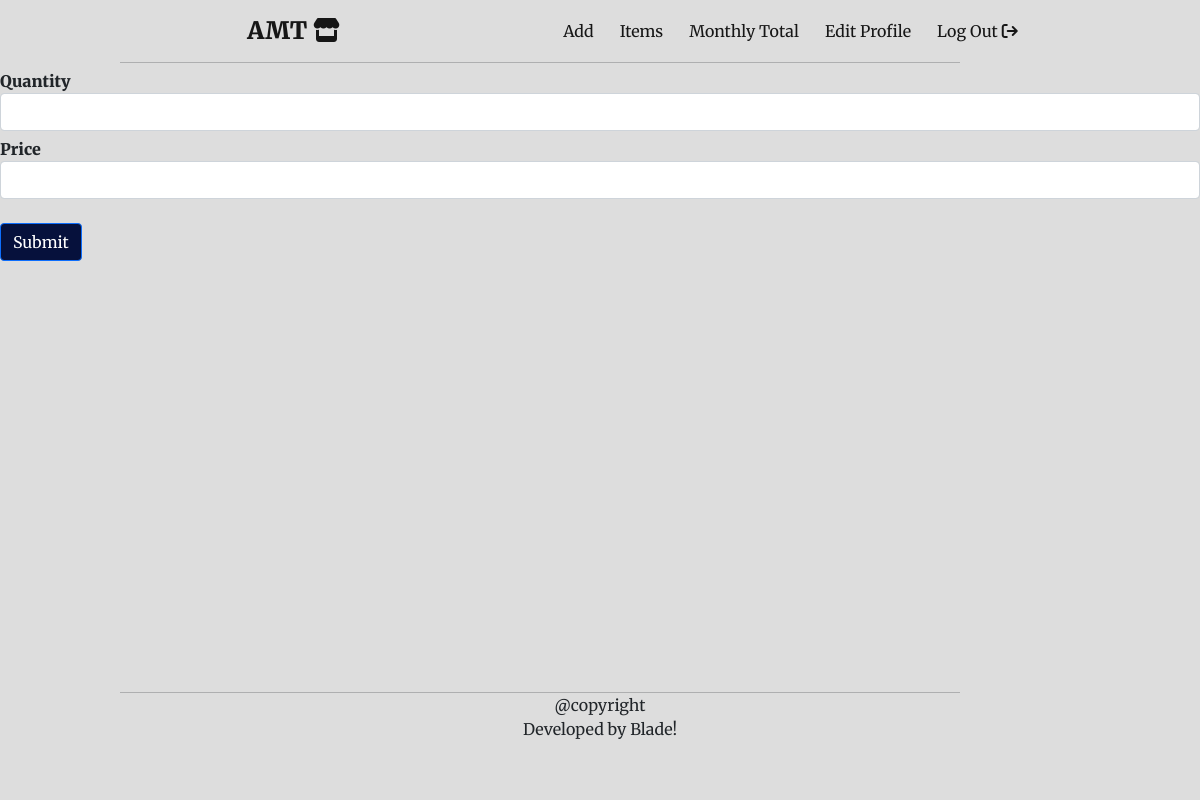
The page /sale/1 (signed in) on the database as committed earlier.
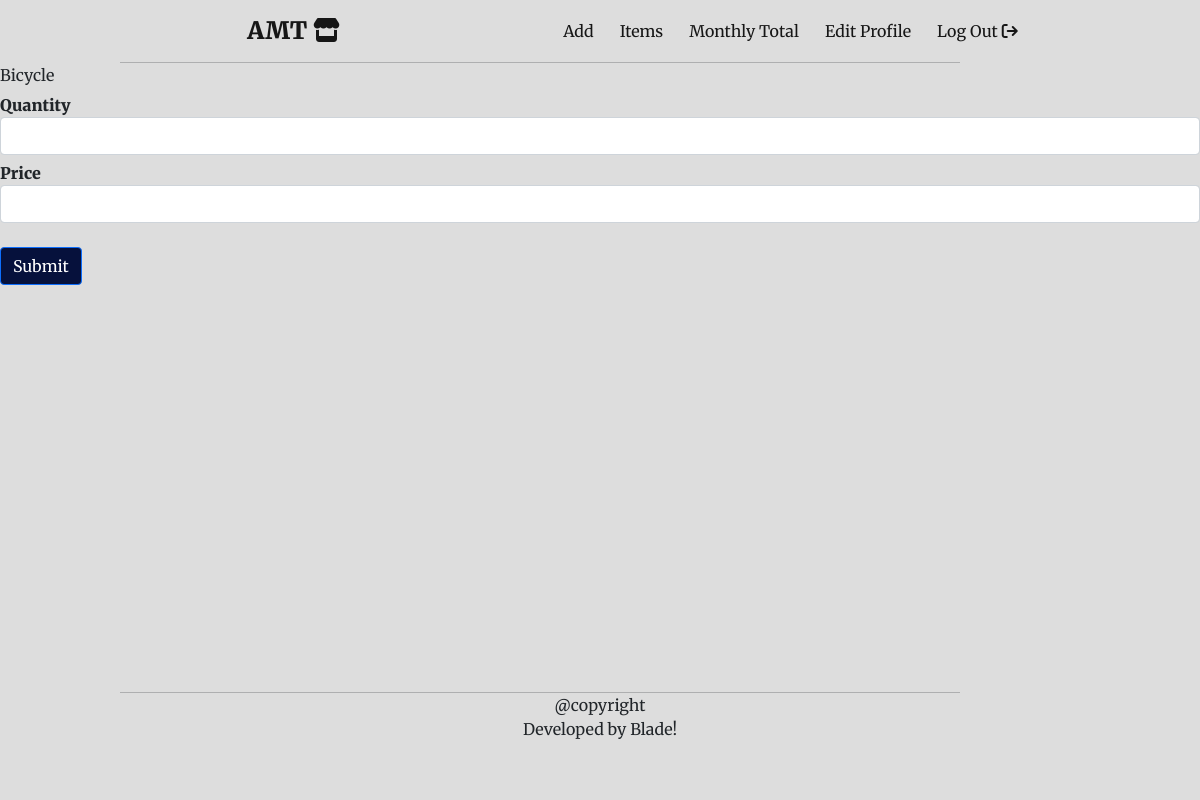
The same page on the database as committed later.
### main.py (models this page shows)
class Items(db.Model):
    id = db.Column(db.Integer, primary_key=True)
    name = db.Column(db.String(100), nullable=False, unique=True)
    price = db.Column(db.Float, nullable=False)
    quantity = db.Column(db.Float, nullable=False)

### main.py (the view, shortened to what this page needs)
@app.route('/sale/<int:item_id>', methods=['GET', 'POST'])
@admin_only
def sale(item_id):
    form = SaleItem()
    item_to_update = Items.query.get(item_id)
    if request.method == 'GET':
        return render_template('sale.html', form=form, item=item_to_update)

### forms.py
class SaleItem(FlaskForm):
    quantity = StringField('Quantity', validators=[DataRequired()])
    price = StringField('Price', validators=[DataRequired()])
    submit = SubmitField('Submit')

### main.py (called while the page is built)
@login_manager.user_loader
def load_user(user):
    return User.query.get(int(user))

def admin_only(f):
    @wraps(f)
    def decorated_function(*args, **kwargs):
        if not current_user.is_anonymous:
            if current_user.id != 1:
                return abort(403)
            return f(*args, **kwargs)
        return abort(403)
    return decorated_function

### templates/sale.html (shortened to what this page needs)
{% include 'header.html' %}
{% import "bootstrap/wtf.html" as wtf %}
{% block content %}
{{ item.name }}
{{ wtf.quick_form(form, button_map={"submit": "primary"}) }}
{% endblock %}
{% include 'footer.html' %}

Rows that differ between the two databases and show on the page:
added Items: name "Bicycle"
